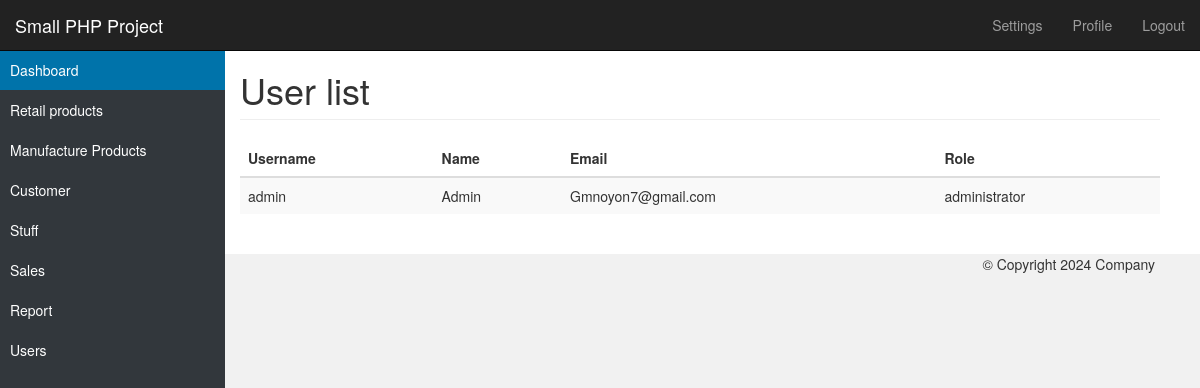
Page /admin/all-users.php (signed in) on the committed database.
### tables this page shows
CREATE TABLE `tbl_user` (
  `id` int(11) NOT NULL,
  `email` varchar(255) NOT NULL,
  `username` varchar(32) NOT NULL,
  `password` varchar(32) NOT NULL,
  `level` int(11) NOT NULL DEFAULT 1
);

### lib/Database.php (called while the page is built, shortened)
<?php
Class Database {
	private $dbhost = DB_HOST;
	private $dbname = DB_NAME;
	private $dbuser = DB_USER;
	private $dbpass = DB_PASS;
	public $pdo;
	private function connectDB() {
		if(!isset($this->pdo)) {
			try {
				$link = new PDO("mysql:host=$this->dbhost;dbname=$this->dbname", $this->dbuser, $this->dbpass);
				$link->setAttribute(PDO::ATTR_ERRMODE, PDO::ERRMODE_EXCEPTION);
				$link->exec("SET CHARACTER SET utf8");
				$this->pdo = $link;
			} catch(PDOException $e) {
				die("Database connection error: ".$e->getMessage());
			}
		}
	}
	private function mysqliConnectDB() {
		$this->link = new mysqli($this->dbhost, $this->dbuser, $this->dbpass, $this->dbname);
	}
}
?>

### lib/User.php (called while the page is built, shortened)
<?php
require_once('Database.php');
Class User {
	private $db;
	public function __construct() {
		 $this->db = new Database();
	}
	public function UserList() {
		$sql = "SELECT * FROM tbl_user ORDER BY id DESC";
		$stmt = $this->db->pdo->prepare($sql);
		$stmt->execute();
		$result = $stmt->fetchAll();
		return $result;
	}
}
?>

### admin/all-users.php (the view, shortened to what this page needs)
<?php
include('inc/header.php');
include('inc/sidebar.php');
include('../lib/User.php');
$users = new User();
?>
<div class="container-fluid">
	<div class="row">
		<div class="col-sm-10 col-sm-offset-2 main">
		  <h1 class="page-header">User list</h1>
		  <div class="table-responsive">
			<table class="table table-striped">
			  <thead>
				<tr>
				  <th>Username</th>
				  <th>Name</th>
				  <th>Email</th>
				  <th>Role</th>
				</tr>
			  </thead>
			  <tbody>
				<?php
					$userlist = $users->UserList();
					foreach($userlist as $list) {
				?>
				<tr>
					<td><?php echo $list['username']; ?></td>
					<td><?php echo ucwords($list['username']); ?></td>
					<td><?php echo ucwords($list['email']); ?></td>
					<td>administrator</td>
				</tr>
				<?php } ?>
			  </tbody>
			</table>
		  </div>
	  </div>
	</div>
</div>
<?php include('inc/footer.php'); ?>

### admin/assets/css/styles.css (style rules this page uses)
body { padding-top: 50px; background:#fff; background-color: #f1f1f1; }
.main { padding: 20px; background-color: #fff; }
@media (min-width: 768px) { .main { padding-right: 40px; padding-left: 40px; position:relative; z-index:1; } }
.main .page-header { margin-top: 0; }

### rows in the picture
tbl_user: username "admin", username "Admin", email "Gmnoyon7@gmail.com"
